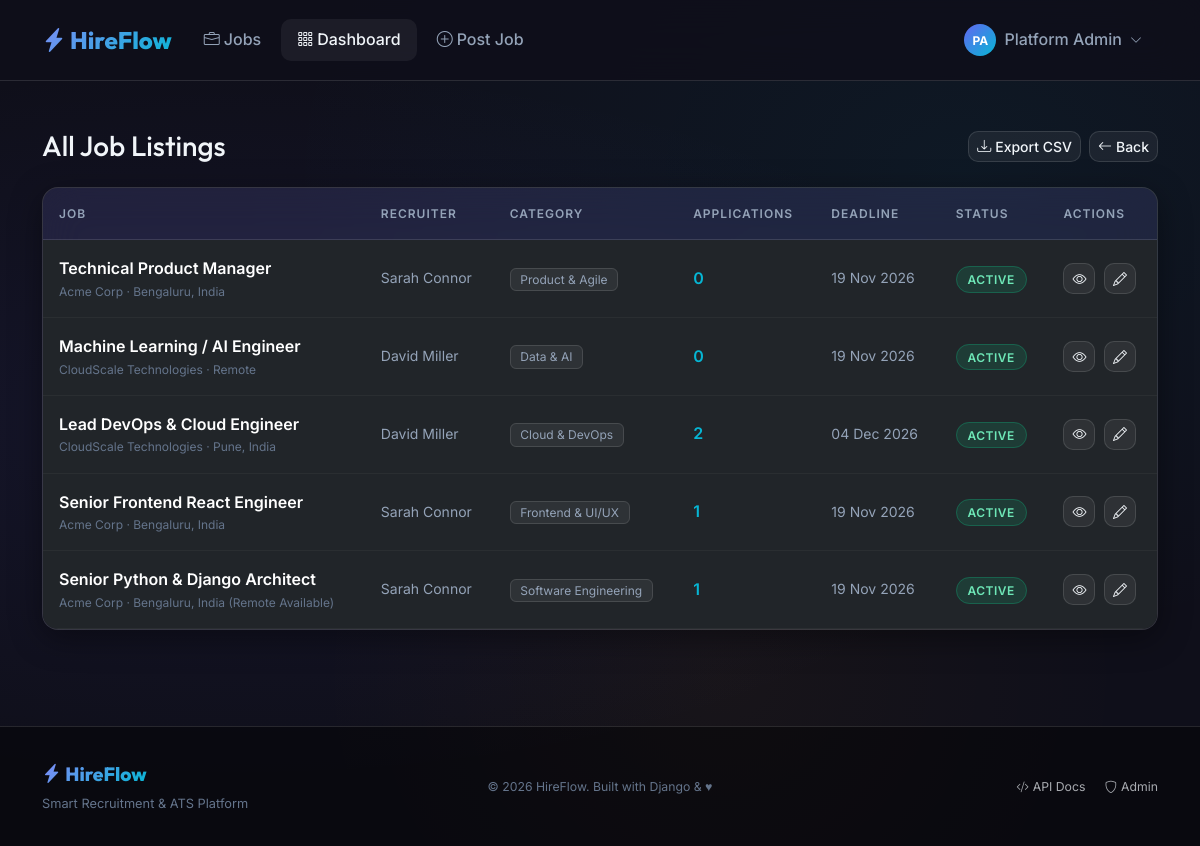
Page /dashboard/admin-panel/jobs/ (signed in) on the committed database.
### accounts/models.py (models this page shows, shortened)
class CustomUser(AbstractUser):
    ROLE_CHOICES = [
        ('admin', 'Admin'),
        ('recruiter', 'Recruiter'),
        ('applicant', 'Applicant'),
    ]
    role = models.CharField(max_length=20, choices=ROLE_CHOICES, default='applicant')
    email = models.EmailField(unique=True)
    USERNAME_FIELD = 'email'
    REQUIRED_FIELDS = ['username', 'first_name', 'last_name']
    @property
    def is_admin(self):
        return self.role == 'admin'
    @property
    def is_recruiter(self):
        return self.role == 'recruiter'
    @property
    def is_applicant(self):
        return self.role == 'applicant'
    def get_full_name(self):
        return f'{self.first_name} {self.last_name}'.strip() or self.username

### jobs/models.py (models this page shows, shortened)
class Job(models.Model):
    TYPE_CHOICES = [
        ('full_time', 'Full Time'),
        ('part_time', 'Part Time'),
        ('contract', 'Contract'),
        ('internship', 'Internship'),
        ('remote', 'Remote'),
        ('hybrid', 'Hybrid'),
    ]
    EXPERIENCE_CHOICES = [
        ('entry', 'Entry Level (0-2 yrs)'),
        ('mid', 'Mid Level (2-5 yrs)'),
        ('senior', 'Senior Level (5+ yrs)'),
        ('lead', 'Lead / Manager'),
    ]
    STATUS_CHOICES = [
        ('draft', 'Draft'),
        ('active', 'Active'),
        ('closed', 'Closed'),
        ('paused', 'Paused'),
    ]
    recruiter = models.ForeignKey(
        settings.AUTH_USER_MODEL,
        on_delete=models.CASCADE,
        related_name='posted_jobs',
        limit_choices_to={'role__in': ['recruiter', 'admin']},
    )
    category = models.ForeignKey(JobCategory, on_delete=models.SET_NULL, null=True, related_name='jobs')
    title = models.CharField(max_length=200)
    company = models.CharField(max_length=200)
    company_logo = models.ImageField(upload_to='company_logos/', blank=True, null=True)
    location = models.CharField(max_length=150)
    job_type = models.CharField(max_length=20, choices=TYPE_CHOICES, default='full_time')
    experience_level = models.CharField(max_length=20, choices=EXPERIENCE_CHOICES, default='mid')
    description = models.TextField()
    requirements = models.TextField()
    responsibilities = models.TextField(blank=True)
    salary_min = models.PositiveIntegerField(null=True, blank=True, help_text='Monthly salary in INR')
    salary_max = models.PositiveIntegerField(null=True, blank=True)
    skills_required = models.TextField(help_text='Comma-separated skills')
    vacancies = models.PositiveIntegerField(default=1)
    deadline = models.DateField()
    status = models.CharField(max_length=20, choices=STATUS_CHOICES, default='active')
    is_featured = models.BooleanField(default=False)
    views_count = models.PositiveIntegerField(default=0)
    created_at = models.DateTimeField(auto_now_add=True)
    updated_at = models.DateTimeField(auto_now=True)
    class Meta:
        ordering = ['-is_featured', '-created_at']
    @property
    def is_expired(self):
        return self.deadline < timezone.now().date()

class JobCategory(models.Model):
    name = models.CharField(max_length=100, unique=True)
    slug = models.SlugField(unique=True)
    icon = models.CharField(max_length=50, default='briefcase', help_text='Bootstrap icon name')
    description = models.TextField(blank=True)
    class Meta:
        verbose_name_plural = 'Job Categories'
        ordering = ['name']

### dashboard/views.py (the view)
# urls.py: path('admin-panel/jobs/', views.admin_jobs, name='admin_jobs'),
@role_required('admin')
def admin_jobs(request):
    jobs = Job.objects.select_related('recruiter', 'category').annotate(
        app_count=Count('applications')
    ).order_by('-created_at')
    return render(request, 'dashboard/admin/jobs.html', {'jobs': jobs})

### dashboard/views.py (called while the page is built)
def role_required(*roles):
    from functools import wraps
    def decorator(view_func):
        @wraps(view_func)
        def _wrapped(request, *args, **kwargs):
            if not request.user.is_authenticated:
                from django.conf import settings
                return redirect(settings.LOGIN_URL + f'?next={request.path}')
            if request.user.role not in roles:
                return HttpResponseForbidden('You do not have permission to access this page.')
            return view_func(request, *args, **kwargs)
        return _wrapped
    return decorator

### templates/dashboard/admin/jobs.html (shortened to what this page needs)
{% extends 'base.html' %}
{% block content %}
<div class="container py-5">
  <div class="d-flex justify-content-between align-items-center mb-4">
    <h1 class="h3 mb-0">All Job Listings</h1>
    <div class="d-flex gap-2">
      <a href="{% url 'dashboard:export_jobs' %}" class="btn btn-secondary-glass btn-sm"><i class="bi bi-download me-1"></i>Export CSV</a>
      <a href="{% url 'dashboard:admin_overview' %}" class="btn btn-secondary-glass btn-sm"><i class="bi bi-arrow-left me-1"></i>Back</a>
    </div>
  </div>
  <div class="glass-card-static overflow-hidden">
    <table class="table table-dark-custom mb-0">
      <thead>
        <tr>
          <th>Job</th>
          <th>Recruiter</th>
          <th>Category</th>
          <th>Applications</th>
          <th>Deadline</th>
          <th>Status</th>
          <th>Actions</th>
        </tr>
      </thead>
      <tbody>
        {% for job in jobs %}
        <tr>
          <td>
            <div style="font-weight:600;">{{ job.title }}</div>
            <div style="color:var(--text-muted);font-size:0.75rem;">{{ job.company }} · {{ job.location }}</div>
          </td>
          <td style="color:var(--text-secondary);font-size:0.875rem;">{{ job.recruiter.get_full_name }}</td>
          <td><span class="job-tag">{{ job.category.name|default:"–" }}</span></td>
          <td style="color:var(--secondary);font-weight:600;">{{ job.app_count }}</td>
          <td style="color:{% if job.is_expired %}var(--danger){% else %}var(--text-secondary){% endif %};font-size:0.875rem;">
            {{ job.deadline|date:"d M Y" }}
          </td>
          <td>
            <span class="badge-status {% if job.status == 'active' %}status-selected{% elif job.status == 'closed' %}status-rejected{% else %}status-applied{% endif %}">
              {{ job.get_status_display }}
            </span>
          </td>
          <td>
            <a href="{% url 'jobs:detail' job.pk %}" class="btn btn-secondary-glass btn-sm me-1"><i class="bi bi-eye"></i></a>
            <a href="{% url 'jobs:edit' job.pk %}" class="btn btn-secondary-glass btn-sm"><i class="bi bi-pencil"></i></a>
          </td>
        </tr>
        {% endfor %}
      </tbody>
    </table>
  </div>
</div>
{% endblock %}

### templates/base.html (shortened to what this page needs)
{% load static %}
<!DOCTYPE html>
<html lang="en" data-bs-theme="dark">
<head>
  <link href="https://cdn.jsdelivr.net/npm/bootstrap@5.3.2/dist/css/bootstrap.min.css" rel="stylesheet">
  <link rel="stylesheet" href="https://cdn.jsdelivr.net/npm/bootstrap-icons@1.11.3/font/bootstrap-icons.min.css">
  <link rel="stylesheet" href="{% static 'css/main.css' %}">
</head>
<body>
  <nav class="navbar navbar-expand-lg">
    <div class="container">
      <a class="navbar-brand" href="{% url 'jobs:list' %}">
        <i class="bi bi-lightning-charge-fill me-1"></i>HireFlow
      </a>
      <div class="collapse navbar-collapse" id="navMain">
        <ul class="navbar-nav me-auto gap-1">
          <li class="nav-item">
            <a class="nav-link {% if request.resolver_match.namespace == 'jobs' and request.resolver_match.url_name == 'list' %}active{% endif %}"
               href="{% url 'jobs:list' %}">
              <i class="bi bi-briefcase me-1"></i>Jobs
            </a>
          </li>
          {% if user.is_authenticated %}
          <li class="nav-item">
            <a class="nav-link {% if request.resolver_match.namespace == 'dashboard' %}active{% endif %}"
               href="{% url 'dashboard:home' %}">
              <i class="bi bi-grid-3x3-gap me-1"></i>Dashboard
            </a>
          </li>
          {% if user.is_recruiter or user.is_admin %}
          <li class="nav-item">
            <a class="nav-link" href="{% url 'jobs:create' %}">
              <i class="bi bi-plus-circle me-1"></i>Post Job
            </a>
          </li>
          {% endif %}
          {% endif %}
        </ul>
        <ul class="navbar-nav gap-2 align-items-center">
          {% if user.is_authenticated %}
            <li class="nav-item dropdown">
              <a class="nav-link d-flex align-items-center gap-2" href="#" data-bs-toggle="dropdown">
                <div class="avatar-circle" style="width:32px;height:32px;font-size:0.75rem;">
                  {{ user.first_name|first|upper }}{{ user.last_name|first|upper }}
                </div>
                <span class="d-none d-md-inline">{{ user.get_full_name }}</span>
                <i class="bi bi-chevron-down" style="font-size:0.75rem;"></i>
              </a>
            </li>
          {% endif %}
        </ul>
      </div>
    </div>
  </nav>
  <main>
    {% block content %}{% endblock %}
  </main>
  <footer class="mt-5">
    <div class="container">
      <div class="row align-items-center">
        <div class="col-md-4">
          <span class="navbar-brand mb-0" style="font-size:1.2rem;">
            <i class="bi bi-lightning-charge-fill me-1"></i>HireFlow
          </span>
          <p class="mt-1 mb-0" style="color:var(--text-muted);font-size:0.8rem;">Smart Recruitment & ATS Platform</p>
        </div>
        <div class="col-md-4 text-center">
          <small style="color:var(--text-muted);">
            &copy; {% now "Y" %} HireFlow. Built with Django & ♥
          </small>
        </div>
        <div class="col-md-4 text-end">
          <a href="{% url 'api:api-root' %}" class="text-muted text-decoration-none small me-3">
            <i class="bi bi-code-slash me-1"></i>API Docs
          </a>
          <a href="/admin/" class="text-muted text-decoration-none small">
            <i class="bi bi-shield me-1"></i>Admin
          </a>
        </div>
      </div>
    </div>
  </footer>
</body>
</html>

### static/css/main.css (style rules this page uses)
:root { --primary: #6366f1; --primary-dark: #4f46e5; --primary-light: #818cf8; --secondary: #06b6d4; --accent: #f59e0b; --success: #10b981; --danger: #ef4444; --warning: #f59e0b; --info: #3b82f6; --bg-dark: #0f0f1a; --bg-card: rgba(255, 255, 255, 0.04); --bg-card-hover: rgba(255, 255, 255, 0.08); --bg-glass: rgba(255, 255, 255, 0.06); --border-glass: rgba(255, 255, 255, 0.12); --text-primary: #f1f5f9; --text-secondary: #94a3b8; --text-muted: #64748b; --radius: 16px; --radius-sm: 10px; --radius-lg: 24px; --shadow-card: 0 8px 32px rgba(0, 0, 0, 0.4); --shadow-hover: 0 20px 60px rgba(99, 102, 241, 0.2); --transition: all 0.3s cubic-bezier(0.4, 0, 0.2, 1); }
*, *::before, *::after { box-sizing: border-box; margin: 0; padding: 0; }
html { scroll-behavior: smooth; }
body { font-family: 'Inter', sans-serif; background-color: var(--bg-dark); background-image: radial-gradient(ellipse at 20% 50%, rgba(99, 102, 241, 0.08) 0%, transparent 60%), radial-gradient(ellipse at 80% 20%, rgba(6, 182, 212, 0.06) 0%, transparent 50%), radial-gradient(ellipse at 60% 80%, rgba(245, 158, 11, 0.04) 0%, transparent 40%); background-attachment: fixed; color: var(--text-primary); min-height: 100vh; line-height: 1.6; }
h1, h2, h3, h4, h5, h6 { font-family: 'Outfit', sans-serif; font-weight: 700; }
.navbar { background: rgba(15, 15, 26, 0.85) !important; backdrop-filter: blur(20px); -webkit-backdrop-filter: blur(20px); border-bottom: 1px solid var(--border-glass); padding: 1rem 0; position: sticky; top: 0; z-index: 1000; }
.navbar-brand { font-family: 'Outfit', sans-serif; font-weight: 800; font-size: 1.5rem; background: linear-gradient(135deg, var(--primary-light), var(--secondary)); -webkit-background-clip: text; -webkit-text-fill-color: transparent; background-clip: text; }
.nav-link { color: var(--text-secondary) !important; font-weight: 500; transition: var(--transition); padding: 0.5rem 1rem !important; border-radius: var(--radius-sm); }
.nav-link:hover, .nav-link.active { color: var(--text-primary) !important; background: var(--bg-glass); }
.glass-card-static { background: var(--bg-card); border: 1px solid var(--border-glass); border-radius: var(--radius); backdrop-filter: blur(20px); box-shadow: var(--shadow-card); }
.btn-secondary-glass { background: var(--bg-glass); border: 1px solid var(--border-glass); color: var(--text-primary); border-radius: var(--radius-sm); font-weight: 500; transition: var(--transition); }
.badge-status { padding: 0.4em 0.9em; border-radius: 50px; font-size: 0.75rem; font-weight: 600; letter-spacing: 0.5px; text-transform: uppercase; }
.status-selected { background: rgba(16, 185, 129, 0.15); color: #6ee7b7; border: 1px solid rgba(16,185,129,0.3); }
.job-tag { background: rgba(255,255,255,0.06); border: 1px solid var(--border-glass); border-radius: 6px; padding: 0.2rem 0.6rem; font-size: 0.75rem; color: var(--text-secondary); }
.table-dark-custom { color: var(--text-primary); }
.table-dark-custom thead th { background: rgba(99,102,241,0.1); color: var(--text-secondary); font-size: 0.75rem; font-weight: 600; text-transform: uppercase; letter-spacing: 1px; border-bottom: 1px solid var(--border-glass); padding: 1rem; }
.table-dark-custom tbody td { border-bottom: 1px solid rgba(255,255,255,0.04); padding: 1rem; vertical-align: middle; }
.avatar-circle { width: 40px; height: 40px; border-radius: 50%; background: linear-gradient(135deg, var(--primary), var(--secondary)); display: flex; align-items: center; justify-content: center; font-weight: 700; color: white; font-size: 0.875rem; flex-shrink: 0; }
footer { background: rgba(0,0,0,0.4); border-top: 1px solid var(--border-glass); padding: 2rem 0; color: var(--text-muted); font-size: 0.875rem; }

### rows in the picture
CustomUser: first_name|first "P", last_name|first "A", get_full_name "Platform Admin"
Job: title "Technical Product Manager", company "Acme Corp", location "Bengaluru, India", recruiter.get_full_name "Sarah Connor", category.name "Product & Agile", app_count "0", deadline "19 Nov 2026", status "ACTIVE"
Job: title "Machine Learning / AI Engineer", company "CloudScale Technologies", location "Remote", recruiter.get_full_name "David Miller", category.name "Data & AI", app_count "0", deadline "19 Nov 2026", status "ACTIVE"
Job: title "Lead DevOps & Cloud Engineer", company "CloudScale Technologies", location "Pune, India", recruiter.get_full_name "David Miller", category.name "Cloud & DevOps", app_count "2", deadline "04 Dec 2026", status "ACTIVE"
Job: title "Senior Frontend React Engineer", company "Acme Corp", location "Bengaluru, India", recruiter.get_full_name "Sarah Connor", category.name "Frontend & UI/UX", app_count "1", deadline "19 Nov 2026", status "ACTIVE"
Job: title "Senior Python & Django Architect", company "Acme Corp", location "Bengaluru, India (Remote Available)", recruiter.get_full_name "Sarah Connor", category.name "Software Engineering", app_count "1", deadline "19 Nov 2026", status "ACTIVE"
